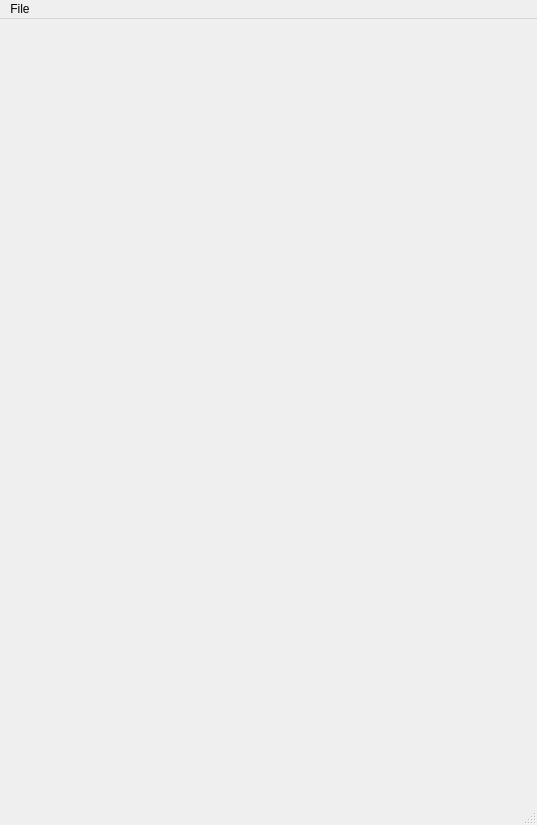
<?xml version="1.0" encoding="UTF-8"?>
<ui version="4.0">
 <class>MainWindow</class>
 <widget class="QMainWindow" name="MainWindow">
  <property name="geometry">
   <rect>
    <x>0</x>
    <y>0</y>
    <width>537</width>
    <height>825</height>
   </rect>
  </property>
  <property name="windowTitle">
   <string>MainWindow</string>
  </property>
  <widget class="QWidget" name="centralwidget">
   <layout class="QVBoxLayout" name="verticalLayout"/>
  </widget>
  <widget class="QMenuBar" name="menubar">
   <property name="geometry">
    <rect>
     <x>0</x>
     <y>0</y>
     <width>537</width>
     <height>21</height>
    </rect>
   </property>
   <widget class="QMenu" name="menuFile">
    <property name="title">
     <string>File</string>
    </property>
    <addaction name="actionLoad_settings"/>
    <addaction name="actionSave_settings"/>
    <addaction name="actionSave_settings_as"/>
   </widget>
   <addaction name="menuFile"/>
  </widget>
  <widget class="QStatusBar" name="statusbar"/>
  <action name="actionLoad_settings">
   <property name="text">
    <string>Load settings...</string>
   </property>
  </action>
  <action name="actionSave_settings">
   <property name="text">
    <string>Save settings...</string>
   </property>
  </action>
  <action name="actionSave_settings_as">
   <property name="text">
    <string>Save settings as...</string>
   </property>
  </action>
 </widget>
 <resources/>
 <connections/>
</ui>
